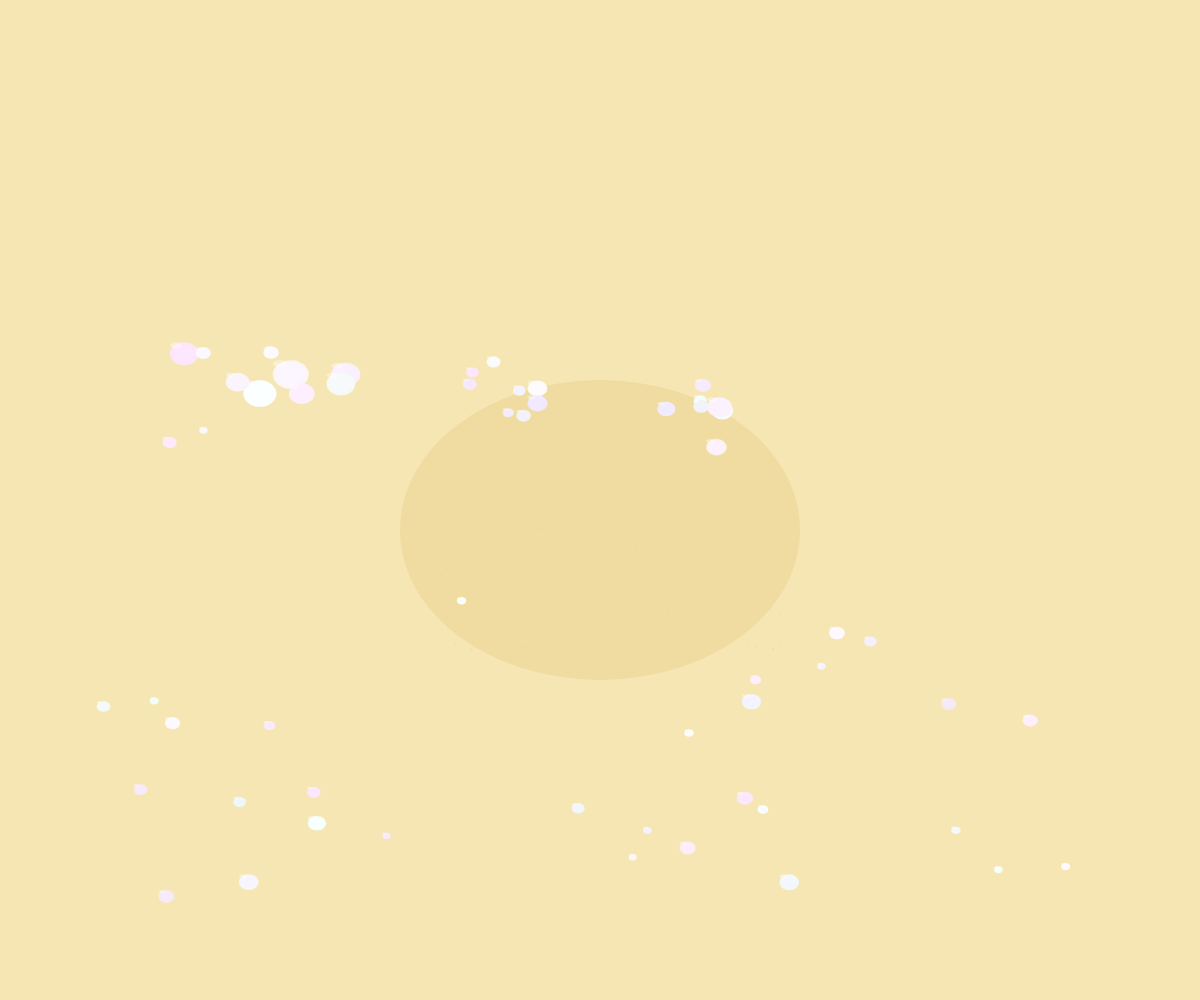
Frame 1 (no input)
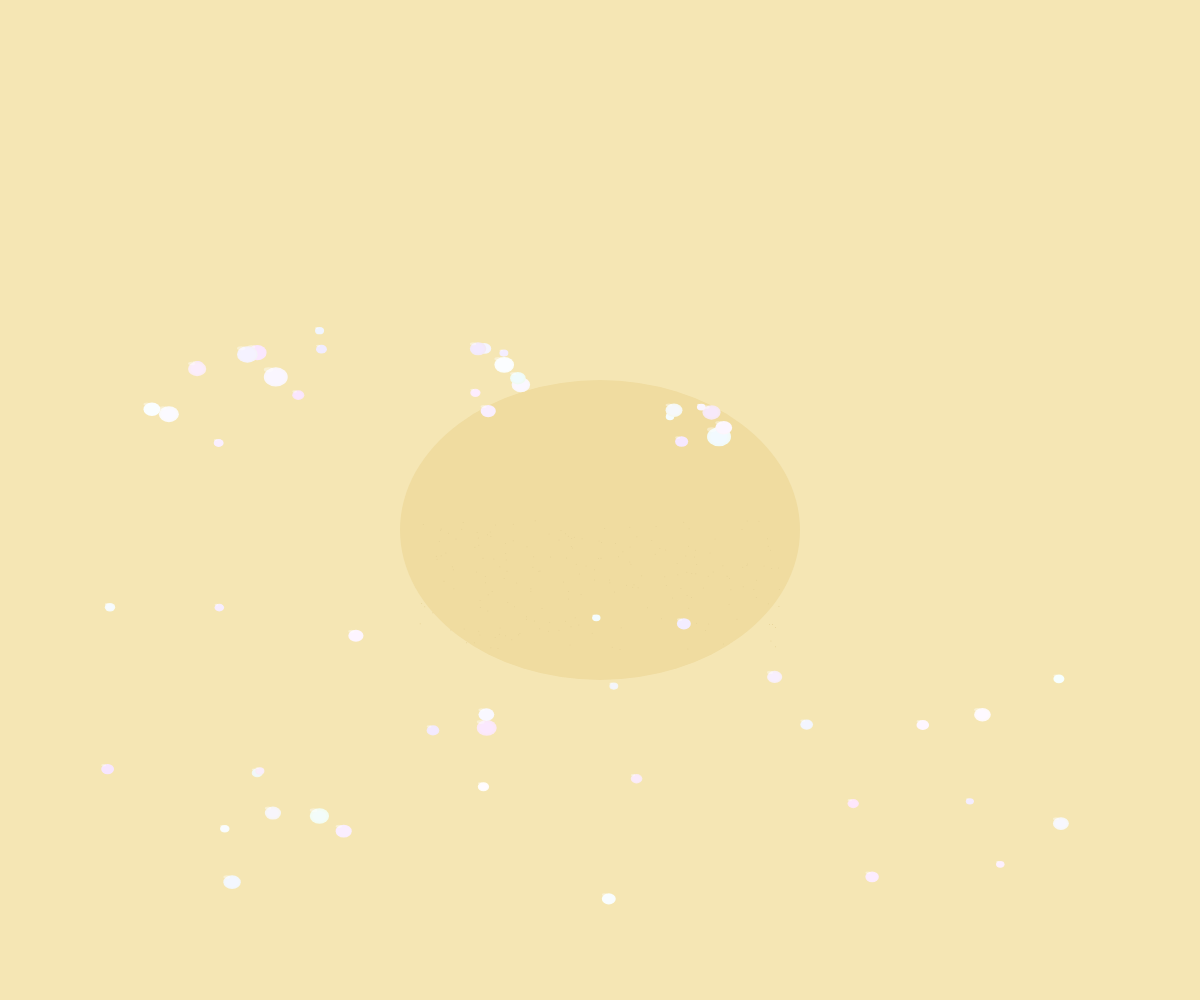
Frame 2 (the mouse pressed at the canvas centre, redrawn once)

The p5.js sketch that drew these frames (run headless with seeded random() and noise() and a simulated clock; the mouse was pressed at the canvas centre and the sketch redrawn once):

// p5.js sketch
// ── sketch.js
function setup() {
  createCanvas(windowWidth, windowHeight);
  noLoop();
}

function draw() {
  // Draw pale yellow sand mound
  background(245, 230, 180);
  
  // Create sand mound with gradient
  noStroke();
  fill(240, 220, 160);
  ellipse(width/2, height/2 + 30, 400, 300);
  
  // Add texture to sand
  stroke(230, 210, 150);
  strokeWeight(1);
  for (let i = 0; i < 200; i++) {
    let x = random(width/2 - 180, width/2 + 180);
    let y = random(height/2 + 20, height/2 + 150);
    point(x, y);
  }
  
  // Create clusters of shells
  drawShellCluster(300, 350, 40, 6);
  drawShellCluster(500, 380, 30, 8);
  drawShellCluster(200, 400, 35, 5);
  drawShellCluster(700, 420, 25, 7);
  
  // Add some scattered shells
  for (let i = 0; i < 30; i++) {
    let x = random(100, width - 100);
    let y = random(height/2 + 100, height - 100);
    drawShell(x, y, random(8, 20), color(random(240, 255), random(230, 255), random(240, 255)));
  }
}

function drawShellCluster(x, y, size, count) {
  for (let i = 0; i < count; i++) {
    let angle = random(TWO_PI);
    let dist = random(size * 0.5, size * 1.5);
    let shellX = x + cos(angle) * dist;
    let shellY = y + sin(angle) * dist;
    let shellSize = random(8, size);
    let shellColor = color(random(240, 255), random(230, 255), random(240, 255));
    drawShell(shellX, shellY, shellSize, shellColor);
  }
}

function drawShell(x, y, size, c) {
  noStroke();
  fill(c);
  
  // Draw shell with subtle gradient
  for (let i = 0; i < 3; i++) {
    let offset = map(i, 0, 2, 0, size * 0.3);
    let shellSize = size - offset;
    fill(red(c), green(c), blue(c) + i * 5);
    ellipse(x, y, shellSize, shellSize * 0.8);
  }
  
  // Add subtle highlight
  fill(255, 255, 255, 100);
  ellipse(x - size * 0.3, y - size * 0.3, size * 0.4, size * 0.2);
}
